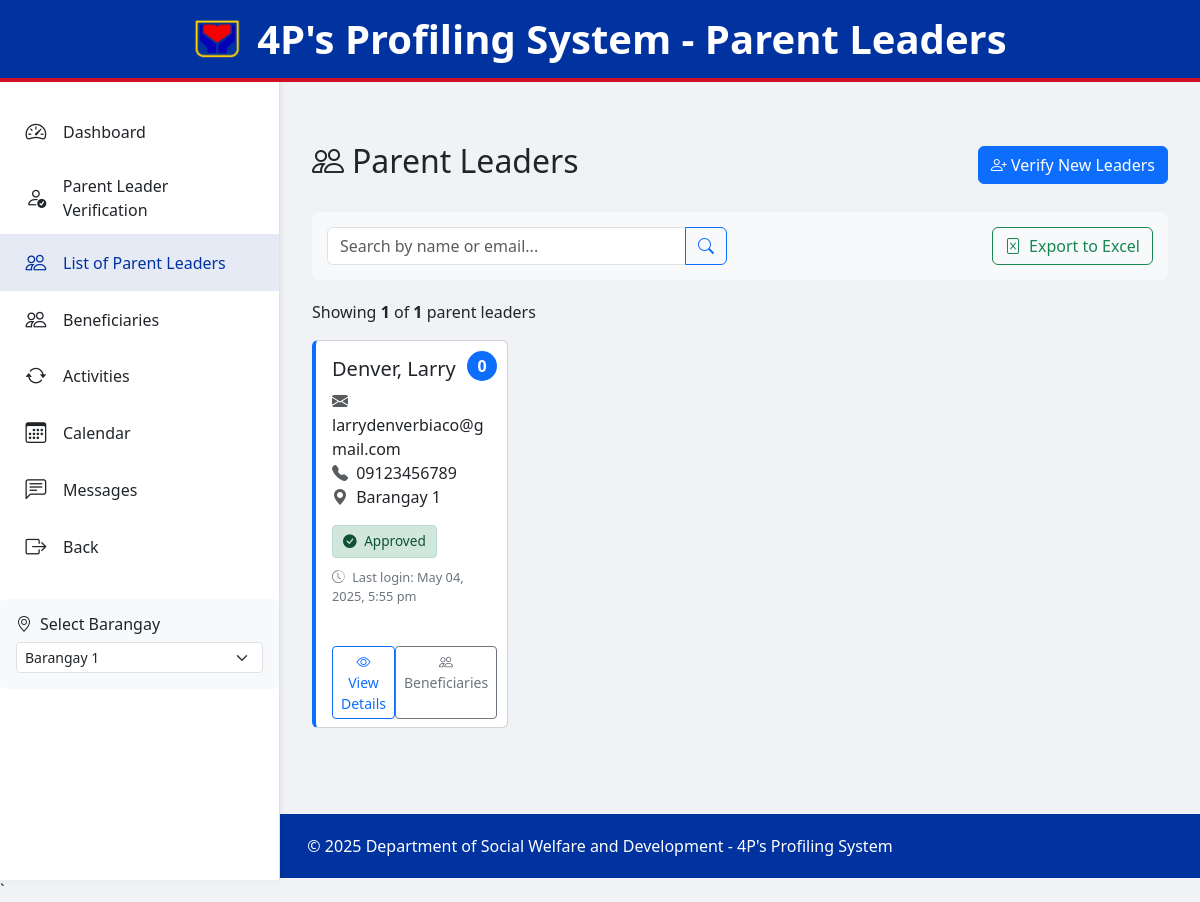
Page /Admin/parent_leaders.php on the committed database.
### tables this page shows
CREATE TABLE `users` (
  `user_id` int(11) NOT NULL,
  `email` varchar(100) NOT NULL,
  `password` varchar(255) NOT NULL,
  `firstname` varchar(50) NOT NULL,
  `middle_initial` varchar(1) DEFAULT NULL,
  `lastname` varchar(50) NOT NULL,
  `date_of_birth` date NOT NULL,
  `gender` enum('male','female','other','MALE','FEMALE','OTHER') NOT NULL,
  `civil_status` varchar(50) NOT NULL,
  `phone_number` varchar(20) NOT NULL,
  `region` varchar(100) NOT NULL,
  `province` varchar(100) NOT NULL,
  `city` varchar(100) NOT NULL,
  `household_members` int(11) NOT NULL,
  `dependants` int(11) NOT NULL,
  `family_head` varchar(100) NOT NULL,
  `occupation` varchar(100) NOT NULL,
  `household_income` decimal(12,2) NOT NULL,
  `income_source` varchar(100) NOT NULL,
  `valid_id_path` varchar(255) NOT NULL,
  `proof_of_residency_path` varchar(255) NOT NULL,
  `profile_image` varchar(255) DEFAULT NULL,
  `account_status` enum('pending','active','suspended','deactivated') DEFAULT 'pending',
  `role` enum('resident','staff','admin') DEFAULT 'resident',
  `created_at` timestamp NOT NULL DEFAULT current_timestamp(),
  `updated_at` timestamp NOT NULL DEFAULT current_timestamp() ON UPDATE current_timestamp(),
  `last_login` timestamp NULL DEFAULT NULL,
  `barangay` varchar(100) DEFAULT NULL
);

CREATE TABLE `barangays` (
  `barangay_id` int(11) NOT NULL,
  `name` varchar(100) NOT NULL,
  `captain_name` varchar(100) DEFAULT NULL,
  `image_path` varchar(255) DEFAULT NULL,
  `created_at` datetime NOT NULL,
  `updated_at` datetime DEFAULT NULL
);

### backend/connections/database.php (called while the page is built, shortened)
<?php
class Database {
    private $conn;
    private function connect() {
        $this->conn = new mysqli(DB_HOST, DB_USERNAME, DB_PASSWORD, DB_NAME);
    }
    public function fetchOne($sql, $params = []) {
        try {
            $stmt = $this->prepareAndBind($sql, $params);
            $stmt->execute();
            $result = $stmt->get_result();
            $row = $result->fetch_assoc();
            return $row;
        } catch (Exception $e) {
            error_log("Fetch One Error: " . $e->getMessage());
            throw $e;
        }
    }
    public function fetchAll($sql, $params = []) {
        try {
            $stmt = $this->prepareAndBind($sql, $params);
            $stmt->execute();
            $result = $stmt->get_result();
            $rows = [];
            while ($row = $result->fetch_assoc()) {
                $rows[] = $row;
            }
            return $rows;
        } catch (Exception $e) {
            error_log("Fetch All Error: " . $e->getMessage());
            throw $e;
        }
    }
    private function prepareAndBind($sql, $params) {
        try {
            $stmt = $this->conn->prepare($sql);
            if (!empty($params)) {
                $types = '';
                foreach ($params as $param) {
                    if (is_int($param)) {
                        $types .= 'i';
                    } elseif (is_float($param)) {
                        $types .= 'd';
                    } elseif (is_string($param)) {
                        $types .= 's';
                    } else {
                        $types .= 'b';
                    }
                }
                $stmt->bind_param($types, ...$params);
            }
            return $stmt;
        } catch (Exception $e) {
            error_log("Prepare and Bind Error: " . $e->getMessage());
            throw $e;
        }
    }
    public function closeConnection() {
        if ($this->conn) {
            $this->conn = null;
        }
    }
}

### Admin/parent_leaders.php (the view, shortened to what this page needs)
<?php
require_once "../backend/connections/config.php";
require_once "../backend/connections/database.php";
$selected_barangay_id = isset($_GET['barangay_id']) ? intval($_GET['barangay_id']) : null;
$search = isset($_GET['search']) ? $_GET['search'] : '';
$page = isset($_GET['page']) ? intval($_GET['page']) : 1;
$per_page = 10;
$offset = ($page - 1) * $per_page;
try {
    $db = new Database();
    $current_barangay = null;
    $whereConditions = ["u.account_status = 'active' AND u.role = 'resident'"];
    $queryParams = [];
    $whereClause = "WHERE " . implode(" AND ", $whereConditions);
    $countQuery = "SELECT COUNT(*) as total FROM users u $whereClause";
    $totalResult = $db->fetchOne($countQuery, $queryParams);
    $total_parent_leaders = $totalResult ? $totalResult['total'] : 0;
    $parentLeadersQuery = "
        SELECT
            u.user_id,
            u.firstname,
            u.lastname,
            u.email,
            u.phone_number,
            u.created_at,
            u.updated_at,
            u.last_login,
            u.barangay,
            u.account_status,
            b.name as barangay_name,
            COUNT(ben.beneficiary_id) as beneficiary_count,
            (SELECT description FROM activity_logs
             WHERE activity_type = 'verification'
             AND description LIKE CONCAT('%Approved user ID ', u.user_id, '%')
             ORDER BY created_at DESC LIMIT 1) as approval_info,
            (SELECT created_at FROM activity_logs
             WHERE activity_type = 'verification'
             AND description LIKE CONCAT('%Approved user ID ', u.user_id, '%')
             ORDER BY created_at DESC LIMIT 1) as approval_date
        FROM users u
        LEFT JOIN barangays b ON u.barangay = b.barangay_id
        LEFT JOIN beneficiaries ben ON u.user_id = ben.parent_leader_id
        $whereClause
        GROUP BY u.user_id
        ORDER BY u.lastname, u.firstname
        LIMIT ?, ?
    ";
    $paginationParams = array_merge($queryParams, [$offset, $per_page]);
    $parent_leaders = $db->fetchAll($parentLeadersQuery, $paginationParams);
    $barangaysQuery = "
        SELECT
            b.barangay_id,
            b.name,
            COALESCE(b.captain_name, 'No Captain Assigned') as captain_name,
            COUNT(DISTINCT u.user_id) as users_count
        FROM barangays b
        LEFT JOIN users u ON b.barangay_id = u.barangay AND u.role = 'resident'
        GROUP BY b.barangay_id
        ORDER BY users_count DESC, b.name
    ";
    $barangays = $db->fetchAll($barangaysQuery);
} catch (Exception $e) {
    error_log("Parent Leaders Error: " . $e->getMessage());
    $parent_leaders = [];
    $total_parent_leaders = 0;
    $total_pages = 0;
    $barangays = [];
    $current_barangay = null;
    $error_message = "An error occurred while processing your request. Please try again later.";
}
?>
<!DOCTYPE html>
<html lang="en">
<head>
    <link href="https://cdn.jsdelivr.net/npm/bootstrap@5.3.0-alpha1/dist/css/bootstrap.min.css" rel="stylesheet">
    <link rel="stylesheet" href="https://cdn.jsdelivr.net/npm/bootstrap-icons@1.10.0/font/bootstrap-icons.css">
    <link href="css/admin.css" rel="stylesheet">
</head>
<body>
    <header class="page-header">
        <div class="logo-container">
            <img src="../User/assets/pngwing.com (7).png" alt="DSWD Logo">
            <h1>4P's Profiling System - Parent Leaders</h1>
        </div>
    </header>
    <div class="sidebar" id="sidebar">
        <ul class="nav flex-column">
            <li class="nav-item">
                <a class="nav-link <?php echo $current_page == 'dashboard' ? 'active' : ''; ?>" href="admin_dashboard.php<?php echo $selected_barangay_id ? '?barangay_id='.$selected_barangay_id : ''; ?>">
                    <i class="bi bi-speedometer2"></i> Dashboard
                </a>
            </li>
            <li class="nav-item">
                <a class="nav-link <?php echo $current_page == 'verification' ? 'active' : ''; ?>" href="participant_verification.php<?php echo $selected_barangay_id ? '?barangay_id='.$selected_barangay_id : ''; ?>">
                    <i class="bi bi-person-check"></i> Parent Leader Verification
                </a>
            </li>
            <li class="nav-item">
                <a class="nav-link active <?php echo $current_page == 'parent_leaders' ? 'active' : ''; ?>" href="parent_leaders.php<?php echo $selected_barangay_id ? '?barangay_id='.$selected_barangay_id : ''; ?>">
                    <i class="bi bi-people"></i> List of Parent Leaders
                </a>
            </li>
            <li class="nav-item">
                <a class="nav-link <?php echo $current_page == 'beneficiaries' ? 'active' : ''; ?>" href="beneficiaries.php<?php echo $selected_barangay_id ? '?barangay_id='.$selected_barangay_id : ''; ?>">
                    <i class="bi bi-people"></i> Beneficiaries
                </a>
            </li>
            <li class="nav-item">
                <a class="nav-link <?php echo $current_page == 'activities' ? 'active' : ''; ?>" href="add_activities.php<?php echo $selected_barangay_id ? '?barangay_id='.$selected_barangay_id : ''; ?>">
                    <i class="bi bi-arrow-repeat"></i> Activities
                </a>
            </li>
            <li class="nav-item">
                <a class="nav-link <?php echo $current_page == 'calendar' ? 'active' : ''; ?>" href="calendar.php<?php echo $selected_barangay_id ? '?barangay_id='.$selected_barangay_id : ''; ?>">
                    <i class="bi bi-calendar3"></i> Calendar
                </a>
            </li>
            <li class="nav-item">
                <a class="nav-link <?php echo $current_page == 'messages' ? 'active' : ''; ?>" href="messages.php<?php echo $selected_barangay_id ? '?barangay_id='.$selected_barangay_id : ''; ?>">
                    <i class="bi bi-chat-left-text"></i> Messages
                </a>
            </li>
            <li class="nav-item">
                <a class="nav-link" href="../admin.php">
                    <i class="bi bi-box-arrow-right"></i> Back
                </a>
            </li>
        </ul>
        <?php if (!empty($barangays)): ?>
            <div class="mt-4 p-3 bg-light rounded">
                <h6 class="mb-2"><i class="bi bi-geo-alt me-2"></i>Select Barangay</h6>
                <form action="" method="GET" id="barangayForm">
                    <select class="form-select form-select-sm" name="barangay_id" id="barangay_id" onchange="document.getElementById('barangayForm').submit();">
                        <?php foreach($barangays as $barangay): ?>
                        <option value="<?php echo $barangay['barangay_id']; ?>"
                            <?php echo (($selected_barangay_id == $barangay['barangay_id']) ? 'selected' : ''); ?>>
                            <?php echo htmlspecialchars($barangay['name']); ?>
                        </option>
                        <?php endforeach; ?>
                    </select>
                </form>
            </div>
        <?php endif; ?>
    </div>
    <div class="main-content">
        <div class="d-flex justify-content-between align-items-center mb-4">
            <h2><i class="bi bi-people me-2"></i>Parent Leaders</h2>
            <a href="participant_verification.php<?php echo $selected_barangay_id ? '?barangay_id='.$selected_barangay_id : ''; ?>" class="btn btn-primary">
                <i class="bi bi-person-plus"></i> Verify New Leaders
            </a>
        </div>
        <div class="filters-container">
            <div class="row align-items-end">
                <div class="col-md-6">
                    <form method="GET" action="" class="search-form">
                        <div class="input-group">
                            <input type="text" class="form-control" placeholder="Search by name or email..." name="search" value="<?php echo htmlspecialchars($search); ?>">
                            <button class="btn btn-outline-primary" type="submit">
                                <i class="bi bi-search"></i>
                            </button>
                        </div>
                    </form>
                </div>
                <div class="col-md-6 text-end">
                    <a href="export_parent_leaders.php<?php echo $selected_barangay_id ? '?barangay_id='.$selected_barangay_id : ''; ?><?php echo !empty($search) ? '&search='.$search : ''; ?>" class="btn btn-outline-success">
                        <i class="bi bi-file-excel me-1"></i> Export to Excel
                    </a>
                </div>
            </div>
        </div>
        <div class="mb-3">
            <p>
                Showing <strong><?php echo count($parent_leaders); ?></strong> of
                <strong><?php echo $total_parent_leaders; ?></strong> parent leaders
            </p>
        </div>
        <?php if(empty($parent_leaders)): ?>
        <div class="card">
            <div class="card-body text-center py-5">
                <i class="bi bi-people fs-1 text-muted mb-3"></i>
                <h3>No Parent Leaders Found</h3>
                <p class="text-muted">There are currently no parent leaders registered in the system<?php echo $selected_barangay_id && $current_barangay ? ' for Barangay ' . htmlspecialchars($current_barangay['name']) : ''; ?>.</p>
                <div class="mt-3">
                    <a href="participant_verification.php<?php echo $selected_barangay_id ? '?barangay_id='.$selected_barangay_id : ''; ?>" class="btn btn-primary">
                        <i class="bi bi-person-check"></i> Verify Parent Leaders
                    </a>
                </div>
            </div>
        </div>
        <?php else: ?>
        <div class="row">
            <?php foreach($parent_leaders as $leader): ?>
            <div class="col-md-4 col-lg-3 mb-4">
                <div class="card leader-card h-100 position-relative">
                    <div class="beneficiary-count" title="Number of beneficiaries under this parent leader">
                        <?php echo $leader['beneficiary_count']; ?>
                    </div>
                    <div class="card-body">
                        <h5 class="card-title">
                            <?php echo htmlspecialchars(ucwords($leader['lastname'] . ', ' . $leader['firstname'])); ?>
                        </h5>
                        <p class="card-text">
                            <i class="bi bi-envelope-fill me-1 text-muted"></i> <?php echo htmlspecialchars($leader['email']); ?><br>
                            <i class="bi bi-telephone-fill me-1 text-muted"></i> <?php echo htmlspecialchars($leader['phone_number']); ?><br>
                            <i class="bi bi-geo-alt-fill me-1 text-muted"></i> <?php echo htmlspecialchars($leader['barangay_name'] ?? 'No Barangay Assigned'); ?>
                        </p>
                        <?php
                        $statusClass = '';
                        $statusIcon = '';
                        switch($leader['account_status']) {
                            case 'active':
                                $statusClass = 'status-active';
                                $statusIcon = 'bi-check-circle-fill';
                                $statusText = 'Approved';
                                break;
                        }
                        ?>
                        <div class="status-badge <?php echo $statusClass; ?>">
                            <i class="bi <?php echo $statusIcon; ?> me-1"></i> <?php echo $statusText; ?>
                        </div>
                        <p class="last-login">
                            <i class="bi bi-clock-history me-1"></i> Last login:
                            <?php echo $leader['last_login'] ? date('M d, Y, g:i a', strtotime($leader['last_login'])) : 'Never'; ?>
                        </p>
                    </div>
                    <div class="card-footer bg-transparent border-top-0">
                        <div class="d-flex justify-content-between">
                            <a href="tabs/view_parent_leader.php?id=<?php echo $leader['user_id']; ?><?php echo $selected_barangay_id ? '&barangay_id='.$selected_barangay_id : ''; ?>" class="btn btn-sm btn-outline-primary">
                                <i class="bi bi-eye"></i> View Details
                            </a>
                            <a href="beneficiaries.php?parent_leader_id=<?php echo $leader['user_id']; ?><?php echo $selected_barangay_id ? '&barangay_id='.$selected_barangay_id : ''; ?>" class="btn btn-sm btn-outline-secondary">
                                <i class="bi bi-people"></i> Beneficiaries
                            </a>
                        </div>
                    </div>
                </div>
            </div>
            <?php endforeach; ?>
        </div>
        <?php endif; ?>
    </div>
    <footer class="footer">
        <div class="container">
            <p>&copy; <?php echo date("Y"); ?> Department of Social Welfare and Development - 4P's Profiling System</p>
        </div>
    </footer>
</body>
</html>`

### rows in the picture
users: beneficiary_count "0", lastname+firstname "Denver, Larry", email "larrydenverbiaco@gmail.com", phone_number "09123456789", barangays.name "Barangay 1", account_status "Approved", last_login "May 04, 2025, 5:55 pm"

### other values in the picture
count($parent_leaders) "1"
$total_parent_leaders "1"
form field barangay_id "Barangay 1"
